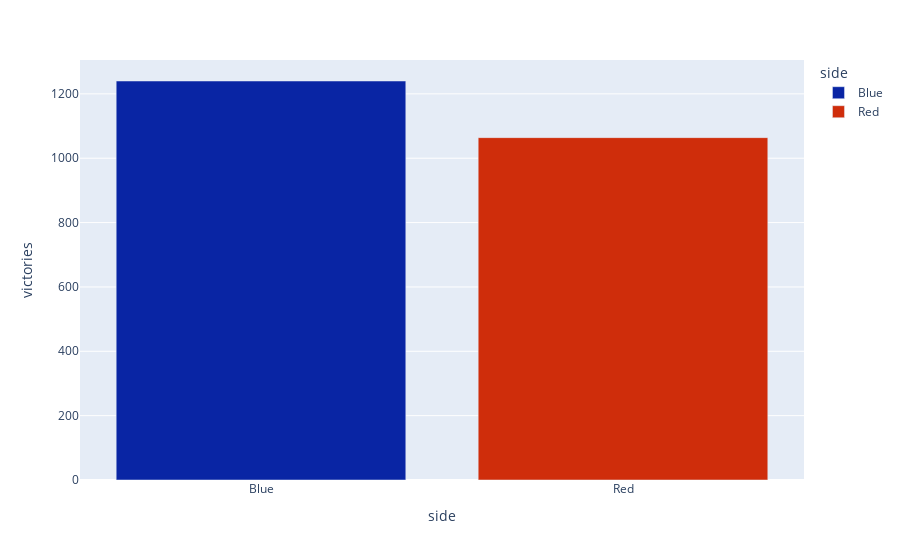

The notebook cell saved with this chart:
### Code cell
fig = px.bar(plotly_barras, x = "side", y = "victories", color = "side", color_discrete_map = {'Blue': '#0925A4', 'Red': "#CF2D0B"})
fig

### Figure 1 — Plotly figure (JSON) as saved in the notebook; plotly's stock layout.template omitted (floating-point values rounded to 4 significant figures)
{"data": [{"alignmentgroup": "True", "hovertemplate": "side=%{x}<br>victories=%{y}<extra></extra>", "legendgroup": "Blue", "marker": {"color": "#0925A4", "pattern": {"shape": ""}}, "name": "Blue", "offsetgroup": "Blue", "orientation": "v", "showlegend": true, "textposition": "auto", "type": "bar", "x": ["Blue"], "xaxis": "x", "y": [1240], "yaxis": "y"}, {"alignmentgroup": "True", "hovertemplate": "side=%{x}<br>victories=%{y}<extra></extra>", "legendgroup": "Red", "marker": {"color": "#CF2D0B", "pattern": {"shape": ""}}, "name": "Red", "offsetgroup": "Red", "orientation": "v", "showlegend": true, "textposition": "auto", "type": "bar", "x": ["Red"], "xaxis": "x", "y": [1064], "yaxis": "y"}], "layout": {"barmode": "relative", "legend": {"title": {"text": "side"}, "tracegroupgap": 0}, "margin": {"t": 60}, "xaxis": {"anchor": "y", "categoryarray": ["Blue", "Red"], "categoryorder": "array", "domain": [0, 1], "title": {"text": "side"}}, "yaxis": {"anchor": "x", "domain": [0, 1], "title": {"text": "victories"}}}}
